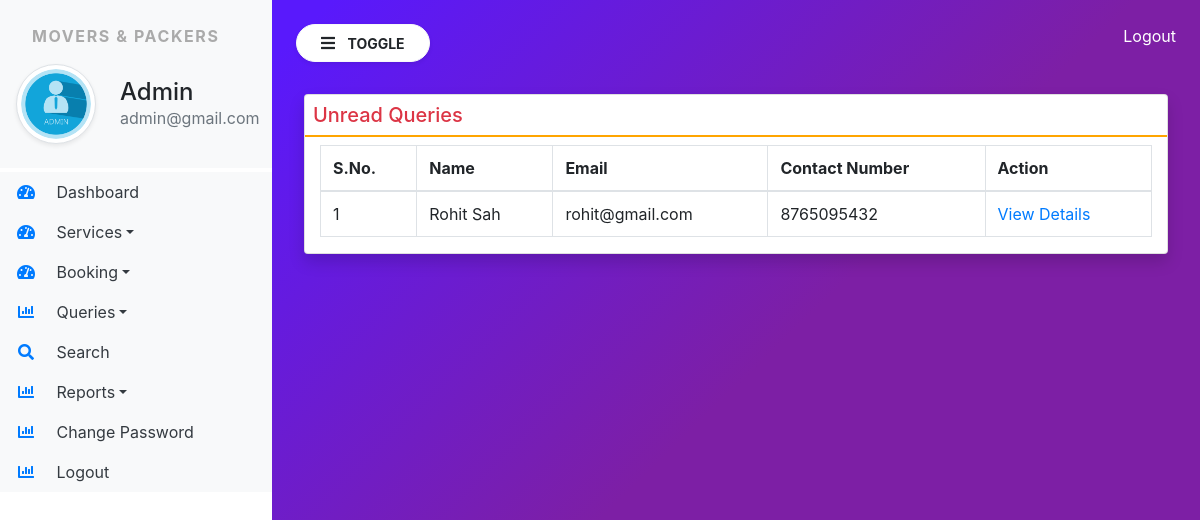
The page /unread_queries/ (signed in) on the database as committed earlier.
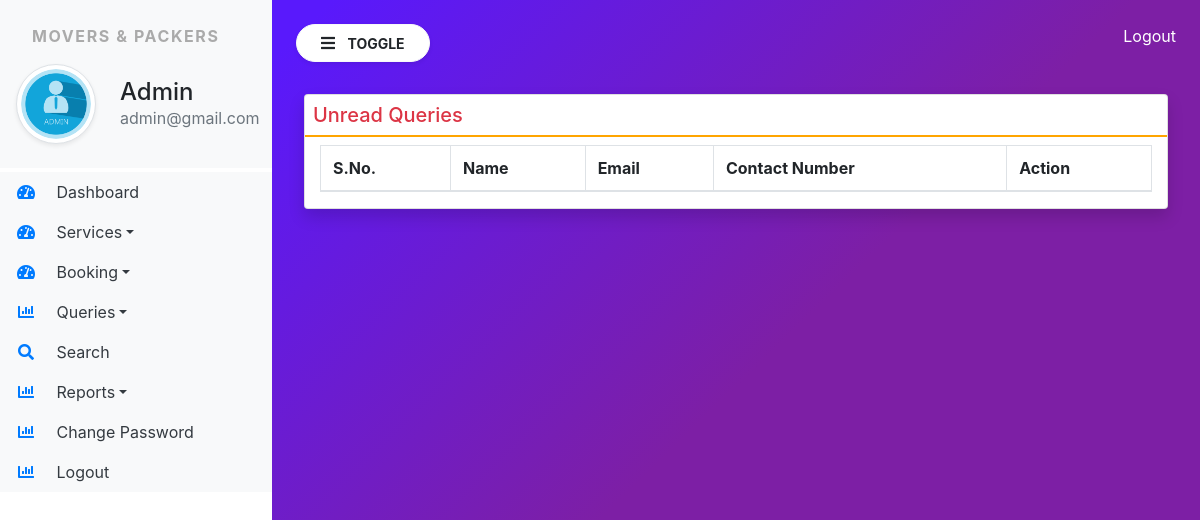
The same page on the database as committed later.
### moverspackers/models.py (models this page shows, shortened)
class Contact(models.Model):
    name = models.CharField(max_length=100, null=True)
    contact = models.CharField(max_length=15, null=True)
    emailid = models.CharField(max_length=100, null=True)
    subject = models.CharField(max_length=100, null=True)
    message = models.CharField(max_length=200, null=True)
    mdate = models.DateField(null=True)
    isread = models.CharField(max_length=10,null=True)

### moverspackers/views.py (the view)
# urls.py: path('unread_queries/', unread_queries, name="unread_queries"),
def unread_queries(request):
    if not request.user.is_authenticated:
        return redirect('admin_login')
    contact = Contact.objects.filter(isread="no")
    return render(request, 'unread_queries.html',locals())

### moverspackers/templates/unread_queries.html (shortened to what this page needs)
{% extends 'admin_base.html' %}
{% block main %}
<div class="card shadow m-2">
    <div clsss="card-body">
        <h5 class="p-2 text-danger" style="border-bottom : 2px solid orange">Unread Queries</h5>
        <div class="container-fluid">
            <table class="table table-bordered" id="example">
                <thead>
                    <tr>
                        <th>S.No.</th>
                        <th>Name</th>
                        <th>Email</th>
                        <th>Contact Number</th>
                        <th>Action</th>
                    </tr>
                </thead>
                <tbody>
                   {% for i in contact %}
                   <tr>
                       <td>{{forloop.counter}}</td>
                       <td>{{i.name}}</td>
                       <td>{{i.emailid}}</td>
                       <td>{{i.contact}}</td>
                       <td><a href="{% url 'view_queries' i.id%}"  style="width:80px">View Details</a>
                    </td>
                   </tr>
                   {% endfor %}
                </tbody>
            </table>
        </div>
    </div>
{% endblock %}

Rows that differ between the two databases and show on the page:
no longer on this page (row edited): Contact: name "Rohit Sah", emailid "rohit@gmail.com", contact "8765095432"
